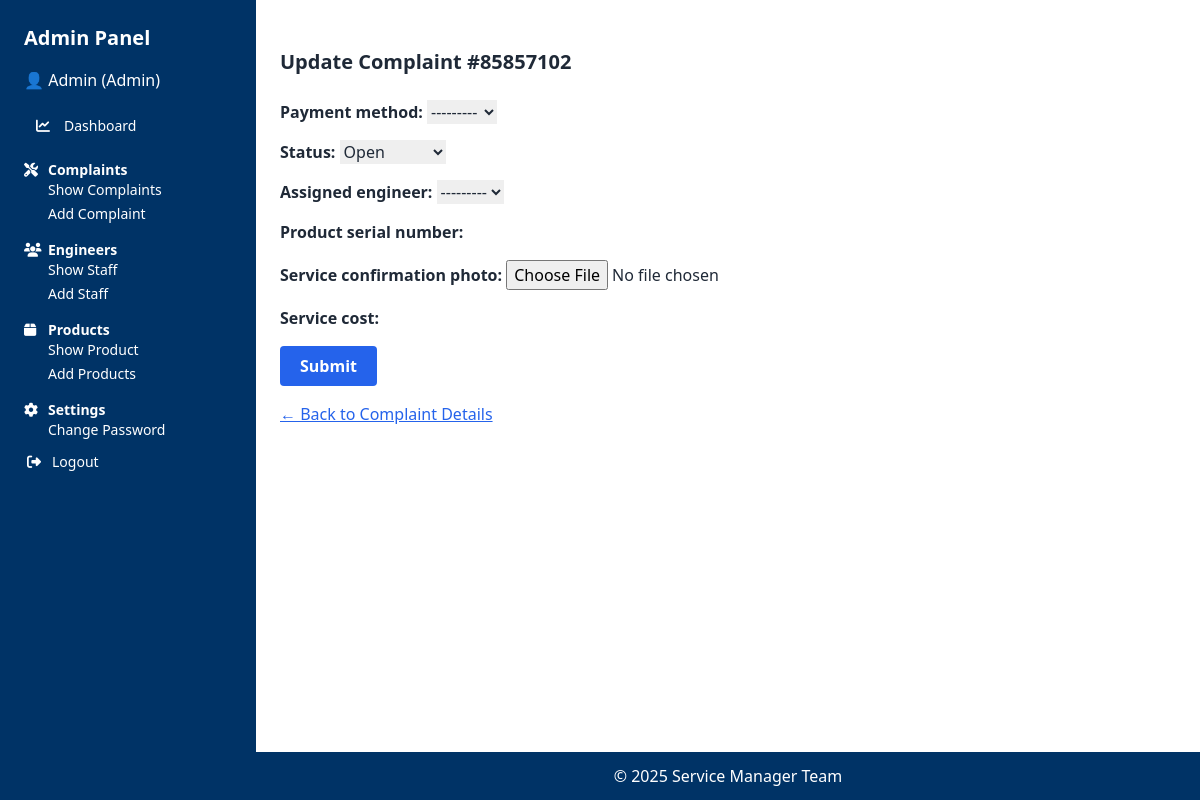
Page /complaint/complaints/11/edit/ (signed in) on the committed database.
### complaint/models.py (models this page shows, shortened)
class Profile(models.Model):
    ROLE_CHOICES = [
        ('admin', 'Admin'),
        ('manager', 'Service Manager'),
        ('engineer', 'Service Engineer'),
        ('accountant', 'Accountant'),
        ('tally', 'Tally User'),
    ]
    user = models.OneToOneField(User, on_delete=models.CASCADE)
    role = models.CharField(max_length=20, choices=ROLE_CHOICES)
    class Meta:
        ordering = ['role']
        verbose_name = "User Profile"
        verbose_name_plural = "User Profiles"

class Complaint(models.Model):
    STATUS_CHOICES = [
        ('open', 'Open'),
        ('in_progress', 'In Progress'),
        ('resolved', 'Resolved'),
        ('pending', 'Pending'),
    ]
    PAYMENT_METHOD_CHOICES = [
        ('cash', 'Cash'),
        ('online', 'Online'),
    ]
    PAYMENT_STATUS_CHOICES = [
        ('unpaid', 'Unpaid'),
        ('paid', 'Paid'),
    ]
    customer_name = models.CharField(max_length=100)
    mobile_number = models.CharField(max_length=15)
    email = models.EmailField(null=True, blank=True)
    product = models.ForeignKey('product.Product', on_delete=models.CASCADE, null=True, blank=True)
    issue_type = models.CharField(max_length=50, choices=[
        ('Screen-blank', 'Screen Blank'),
        ('Total-Dead', 'Total Dead'),
        ('Installation', 'Installation'),
        ('App-Issue', 'App Issue'),
        ('Break', 'Break'),
        ('Sound-Problem', 'Sound Problem'),
        ('Touch-Issue', 'Touch Issue'),
        ('OPS-not-working', 'OPS Not Working'),
        ('Software-Issue', 'Software Issue'),
        ('Other', 'Other'),
    ], default='Other')
    description = models.TextField()
    ticket_number = models.CharField(max_length=20, unique=True)
    status = models.CharField(max_length=20, choices=STATUS_CHOICES, default='open')
    created_at = models.DateTimeField(auto_now_add=True)
    updated_at = models.DateTimeField(auto_now=True)
    assigned_engineer = models.ForeignKey(User, on_delete=models.SET_NULL, null=True, blank=True)
    resolution_photo = models.ImageField(upload_to='resolution_photos/', blank=True, null=True)
    assigned_date = models.DateTimeField(null=True, blank=True)
    resolved_date = models.DateTimeField(null=True, blank=True)
    product_serial_number = models.CharField(max_length=100, blank=True, null=True)
    service_confirmation_photo = models.ImageField(upload_to='service_confirmations/', blank=True, null=True)
    service_cost = models.DecimalField(max_digits=10, decimal_places=2, null=True, blank=True)
    payment_method = models.CharField(max_length=10, choices=PAYMENT_METHOD_CHOICES, blank=True, null=True)
    payment_status = models.CharField(
        max_length=10,
        choices=PAYMENT_STATUS_CHOICES,
        default='unpaid'
    )
    payment_proof = models.ImageField(upload_to='payment_proofs/', blank=True, null=True)
    payment_confirmation_photo = models.ImageField(upload_to='payment_confirmations/', blank=True, null=True)
    sms_log = models.TextField(blank=True, null=True)
    pincode = models.CharField(max_length=10, blank=True, null=True)
    city = models.CharField(max_length=100, blank=True, null=True)
    state = models.CharField(max_length=100, blank=True, null=True)
    area = models.CharField(max_length=150, blank=True, null=True)
    street = models.CharField(max_length=150, blank=True, null=True)
    landmark = models.CharField(max_length=150, blank=True, null=True)  # optional
    class Meta:
        ordering = ['-created_at']
        verbose_name = "Customer Complaint"
        verbose_name_plural = "Customer Complaints"

### complaint/views.py (the view)
# urls.py: path('complaints/<int:pk>/edit/', views.complaint_edit, name='complaint_edit'),
@login_required
def complaint_edit(request, pk):
    complaint = get_object_or_404(Complaint, pk=pk)
    user = request.user
    is_admin = user_has_role(user, 'admin')
    is_manager = user_has_role(user, 'manager')
    is_accountant = user_has_role(user, 'accountant')
    if not (is_admin or is_manager or is_accountant):
        return HttpResponseForbidden("Only admins, managers, or accountants can edit complaints.")
    form_kwargs = {'instance': complaint, 'user': user}
    if request.method == 'POST':
        if is_manager:
            form = ComplaintManagerEditForm(request.POST, instance=complaint)
        else:
            form = ComplaintUpdateForm(request.POST, request.FILES, **form_kwargs)
        if form.is_valid():
            complaint = form.save(commit=False)
            if is_admin or is_manager:
                if complaint.assigned_engineer and not complaint.assigned_date:
                    complaint.status = 'in_progress'
                    complaint.assigned_date = now()
                else:
                    complaint.status = 'open'
                    complaint.assigned_date = None
                if complaint.product_serial_number and complaint.service_confirmation_photo:
                    complaint.status = 'resolved'
                    complaint.resolved_date = now()
            if is_accountant or is_admin:
                if (form.cleaned_data.get('payment_method') == 'cash' and
                    form.cleaned_data.get('mark_cash_paid')):
                    complaint.payment_status = 'paid'
                if (form.cleaned_data.get('payment_method') == 'online' and
                    form.cleaned_data.get('payment_confirmation_photo')):
                    complaint.payment_status = 'paid'
            complaint.save()
            if is_manager:
                return redirect('show_manager_complaints')
            elif is_accountant:
                return redirect('show_accountant_complaints')
            else:
                return redirect('complaint_detail', pk=complaint.pk)
    else:
        if is_manager:
            service_cost_editable = complaint.service_cost is None
            form = ComplaintManagerEditForm(instance=complaint, service_cost_editable=service_cost_editable)
        else:
            form = ComplaintUpdateForm(**form_kwargs)
            service_cost_editable = False
    if is_admin:
        base_template = "base.html"
        template_name = 'complaint/complaint_edit.html'
    elif is_manager:
        base_template = "base_manager.html"
        template_name = 'complaint/edit_complaint_by_manager.html'
    elif is_accountant:
        base_template = "base_accountant.html"
        template_name = 'complaint/complaint_edit.html'
    else:
        base_template = "base_public.html"
        template_name = 'complaint/complaint_edit.html'
    return render(request, template_name, {
        'form': form,
        'complaint': complaint,
        'base_template': base_template,
        'service_cost_editable': service_cost_editable,
    })

### complaint/forms.py (shortened to what this page needs)
class ComplaintUpdateForm(forms.ModelForm):
    mark_cash_paid = forms.BooleanField(required=False, label="Mark Cash Payment as Paid")
    service_cost = forms.DecimalField(
        required=False,
        min_value=0,
        error_messages={'min_value': 'Service cost cannot be negative.'}
    )
    class Meta:
        model = Complaint
        fields = [
            'status',
            'assigned_engineer',
            'product_serial_number',
            'service_confirmation_photo',
            'service_cost',
            'payment_method',
            'payment_confirmation_photo',
        ]
    def __init__(self, *args, **kwargs):
        user = kwargs.pop('user', None)
        super().__init__(*args, **kwargs)
        role = getattr(getattr(user, 'profile', None), 'role', None)
        if 'assigned_engineer' in self.fields:
            self.fields['assigned_engineer'].queryset = User.objects.filter(profile__role='engineer')

### complaint/utils.py (called while the page is built)
def user_has_role(user, role_name):
    try:
        return user.profile.role == role_name
    except Profile.DoesNotExist:
        return False

### complaint/templates/complaint/complaint_edit.html (shortened to what this page needs)
{% extends base_template %}
{% load static %}
{% block content %}
<div class="max-w-6xl mx-auto mt-6">
<h2 class="text-xl font-semibold mb-6">Update Complaint #{{ complaint.ticket_number }}</h2>
<form method="post" enctype="multipart/form-data" class="space-y-4">
    {% if form.payment_method %}
    <div>
        <label class="font-semibold">{{ form.payment_method.label_tag }}</label>
        {{ form.payment_method }}
    </div>
    {% endif %}
    {% for field in form %}
        {% if field.name != 'payment_method' and field.name != 'mark_cash_paid' and field.name != 'payment_confirmation_photo' %}
            <div>
                <label class="font-semibold">{{ field.label_tag }}</label>
                {{ field }}
            </div>
        {% endif %}
    {% endfor %}
    <button type="submit" class="bg-blue-600 hover:bg-blue-700 text-white font-semibold px-5 py-2 rounded">Submit</button>
</form>
<div class="mt-4">
    {% if request.user.profile.role == 'admin' %}
        <div class="mt-4">
            <a href="{% url 'complaint_detail' complaint.pk %}" class="text-blue-600 underline">← Back to Complaint Details</a>
        </div>
    {% endif %}
</div>
</div>
{% endblock %}

### complaint/templates/base.html (shortened to what this page needs)
<!DOCTYPE html>
<html lang="en" x-data="{ sidebarOpen: false }" class="h-full">
<head>
    <link rel="stylesheet" href="https://cdnjs.cloudflare.com/ajax/libs/font-awesome/6.5.0/css/all.min.css" />
    <script src="https://cdn.tailwindcss.com"></script>
</head>
<body class="bg-white-100 text-gray-800 h-full">
    <div class="flex h-screen overflow-hidden">
        <aside
            class="fixed inset-y-0 left-0 z-40 w-64 bg-primary text-white p-6 transform md:translate-x-0 transition-transform duration-200 ease-in-out md:static md:inset-0"
            :class="{ '-translate-x-full': !sidebarOpen }"
        >
            <div class="flex items-center justify-between mb-4">
                <h2 class="text-xl font-bold">Admin Panel</h2>
            </div>
            {% if user.is_authenticated %}
                <p class="mb-4">👤 {{ user.username }} ({{ user.profile.role|title }})</p>
                <nav class="space-y-3 text-sm">
    <a href="{% url 'admin_dashboard' %}" class="flex items-center hover:bg-blue-800 px-3 py-2 rounded">
        <i class="fas fa-chart-line w-5 mr-2"></i>
        Dashboard
    </a>
    <div>
        <p class="text-sm font-semibold mt-4 flex items-center">
            <i class="fas fa-tools w-4 mr-2"></i>
            Complaints
        </p>
        <ul class="pl-6 space-y-1">
            <li><a href="{% url 'complaint_list' %}" class="block hover:text-blue-300">Show Complaints</a></li>
            <li><a href="{% url 'user_complaint_form' %}" class="block hover:text-blue-300">Add Complaint</a></li>
        </ul>
    </div>
    <div>
        <p class="text-sm font-semibold mt-4 flex items-center">
            <i class="fas fa-users w-4 mr-2"></i>
            Engineers
        </p>
        <ul class="pl-6 space-y-1">
            <li><a href="{% url 'show_staff' %}" class="block hover:text-blue-300">Show Staff</a></li>
            <li><a href="{% url 'add_staff' %}" class="block hover:text-blue-300">Add Staff</a></li>
        </ul>
    </div>
    <div>
        <p class="text-sm font-semibold mt-4 flex items-center">
            <i class="fas fa-box w-4 mr-2"></i>
            Products
        </p>
        <ul class="pl-6 space-y-1">
            <li><a href="{% url 'product_list' %}" class="block hover:text-blue-300">Show Product</a></li>
            <li><a href="{% url 'add_product' %}" class="block hover:text-blue-300">Add Products</a></li>
        </ul>
    </div>
    <div>
        <p class="text-sm font-semibold mt-4 flex items-center">
            <i class="fas fa-cog w-4 mr-2"></i>
            Settings
        </p>
        <ul class="pl-6 space-y-1">
            <li><a href="{% url 'change_password' %}" class="block hover:text-blue-300">Change Password</a></li>
        </ul>
    </div>
    <form method="POST" action="{% url 'logout' %}" class="mt-6 flex items-center">
        <button type="submit" class="flex items-center text-white hover:text-red-400">
            <i class="fas fa-sign-out-alt w-5 mr-2"></i>
            Logout
        </button>
    </form>
</nav>
            {% else %}
                <a href="{% url 'login' %}" class="underline hover:text-gray-300">Login</a>
            {% endif %}
        </aside>
        <div class="flex-1 flex flex-col overflow-y-auto">
            <main class="p-6">
                {% block content %}{% endblock %}
            </main>
            <footer class="bg-primary text-white text-center py-3 mt-auto">
                <p>&copy; 2025 Service Manager Team</p>
            </footer>
        </div>
    </div>
</body>
</html>

### rows in the picture
Complaint: ticket_number "85857102", payment_method "---------", form "Open" "---------"

### other values in the picture
{{ user.username }} "Admin"
{{ user.profile.role|title }} "Admin"
{{ field.label_tag }} "Status:" "Assigned engineer:" "Product serial number:" "Service confirmation photo:" "Service cost:"
